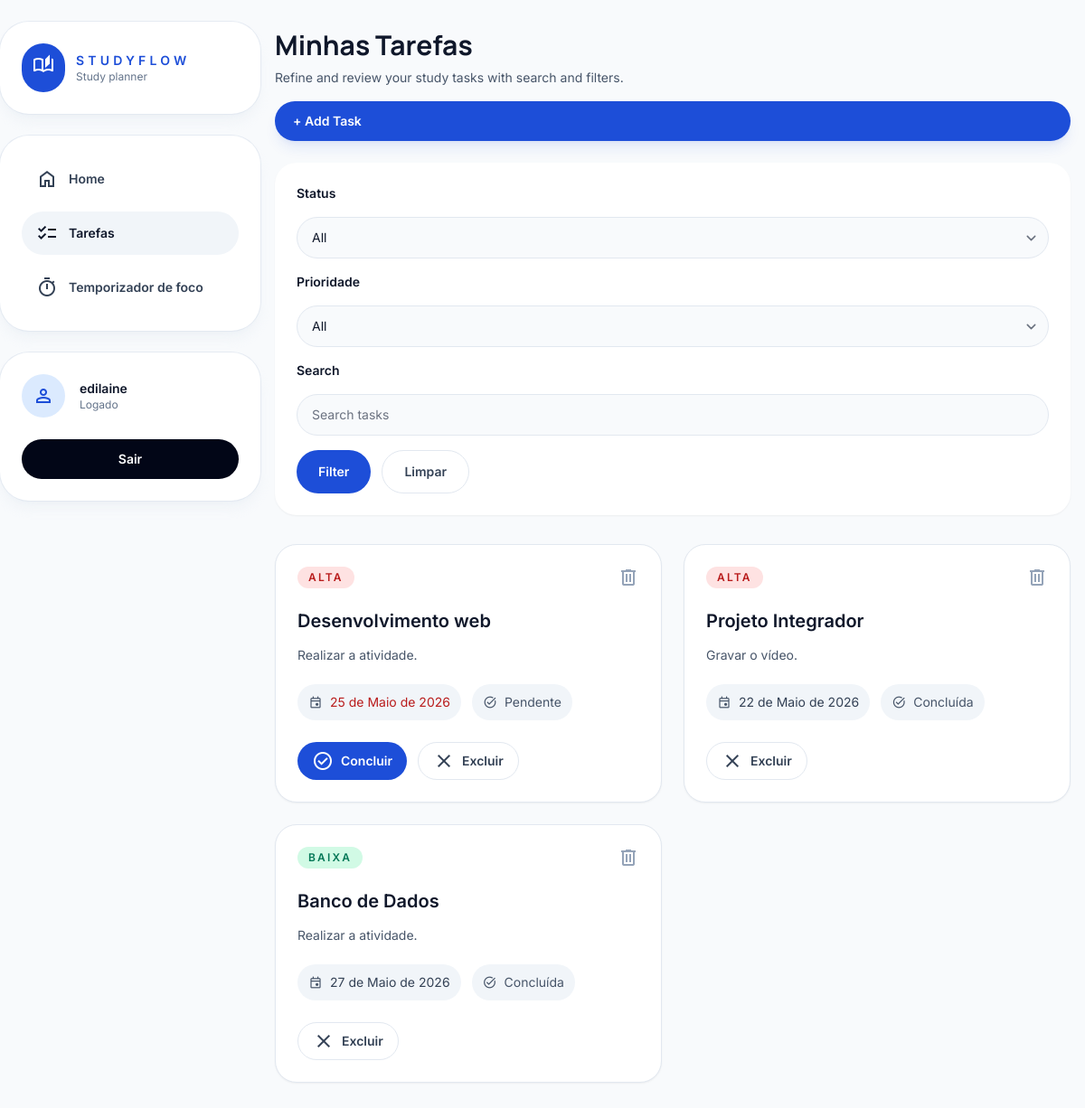
Page /tasks/ (signed in) on the committed database.
### tasks/models.py (models this page shows, shortened)
class Task(models.Model):
    PRIORITY_CHOICES = [
        ('L', _('Low')),
        ('M', _('Medium')),
        ('H', _('High')),
    ]
    id = models.AutoField(primary_key=True)
    user = models.ForeignKey(User, on_delete=models.CASCADE, verbose_name=_('User'))
    title = models.CharField(max_length=100, verbose_name=_('Title'))
    description = models.TextField(blank=True, verbose_name=_('Description'))
    due_date = models.DateField(verbose_name=_('Due Date'))
    priority = models.CharField(max_length=1, choices=PRIORITY_CHOICES, verbose_name=_('Priority'))
    completed = models.BooleanField(default=False, verbose_name=_('Completed'))
    class Meta:
        verbose_name = _('Task')
        verbose_name_plural = _('Tasks')

### tasks/views.py (the view)
# urls.py: path('tasks/', views.task_list, name='task_list'),
@login_required
def task_list(request):
    status = request.GET.get('status', 'all')
    priority = request.GET.get('priority', 'all')
    search = request.GET.get('search', '').strip()
    tasks = Task.objects.filter(user=request.user)
    if status == 'completed':
        tasks = tasks.filter(completed=True)
    elif status == 'pending':
        tasks = tasks.filter(completed=False)
    if priority in ['H', 'M', 'L']:
        tasks = tasks.filter(priority=priority)
    if search:
        tasks = tasks.filter(title__icontains=search) | tasks.filter(description__icontains=search)
    tasks = tasks.order_by('completed', 'due_date')
    return render(request, 'list.html', {
        'tasks': tasks,
        'status': status,
        'priority': priority,
        'search': search,
        'today': date.today(),
    })

### tasks/list.html (shortened to what this page needs)
{% extends 'base.html' %}
{% load i18n %}
{% block content %}
<div class="mb-6 flex flex-col gap-4 xl:flex-row xl:items-end xl:justify-between">
    <div>
        <h2 class="text-3xl font-headline font-bold text-slate-900">{% trans "My Tasks" %}</h2>
        <p class="mt-2 text-sm text-slate-600">{% trans "Refine and review your study tasks with search and filters." %}</p>
    </div>
    <a href="/new/" class="inline-flex items-center gap-2 rounded-full bg-blue-700 px-5 py-3 text-sm font-semibold text-white shadow-lg shadow-blue-700/10 hover:bg-blue-800">+ {% trans "Add Task" %}</a>
</div>
<div class="mb-8 rounded-3xl bg-white p-6 shadow-sm">
    <form method="get" class="grid gap-4 xl:grid-cols-[1.2fr_1fr_1fr_auto]">
        <label class="block text-sm text-slate-600">
            <span class="mb-2 block font-semibold text-slate-900">{% trans "Status" %}</span>
            <select name="status" class="mt-2 w-full rounded-3xl border border-slate-200 bg-slate-50 px-4 py-3 text-sm text-slate-900 outline-none focus:border-blue-500 focus:ring-2 focus:ring-blue-100">
                <option value="all" {% if status == 'all' %}selected{% endif %}>{% trans "All" %}</option>
            </select>
        </label>
        <label class="block text-sm text-slate-600">
            <span class="mb-2 block font-semibold text-slate-900">{% trans "Priority" %}</span>
            <select name="priority" class="mt-2 w-full rounded-3xl border border-slate-200 bg-slate-50 px-4 py-3 text-sm text-slate-900 outline-none focus:border-blue-500 focus:ring-2 focus:ring-blue-100">
                <option value="all" {% if priority == 'all' %}selected{% endif %}>{% trans "All" %}</option>
            </select>
        </label>
        <label class="block text-sm text-slate-600">
            <span class="mb-2 block font-semibold text-slate-900">{% trans "Search" %}</span>
            <input name="search" value="{{ search }}" placeholder="{% trans "Search tasks" %}" class="mt-2 w-full rounded-3xl border border-slate-200 bg-slate-50 px-4 py-3 text-sm text-slate-900 outline-none focus:border-blue-500 focus:ring-2 focus:ring-blue-100" />
        </label>
        <div class="flex items-end gap-3">
            <button type="submit" class="inline-flex h-12 items-center justify-center rounded-3xl bg-blue-700 px-6 text-sm font-semibold text-white hover:bg-blue-800">{% trans "Filter" %}</button>
            <a href="/tasks/" class="inline-flex h-12 items-center justify-center rounded-3xl border border-slate-200 bg-white px-6 text-sm font-semibold text-slate-700 hover:bg-slate-50">{% trans "Clear" %}</a>
        </div>
    </form>
</div>
{% if tasks %}
<div class="grid gap-6 md:grid-cols-2 xl:grid-cols-3">
    {% for task in tasks %}
    <article class="rounded-3xl border border-slate-200 bg-white p-6 shadow-sm transition hover:-translate-y-1 hover:shadow-md">
        <div class="flex items-start justify-between gap-4">
            <span class="rounded-full px-3 py-1 text-xs font-semibold uppercase tracking-[0.18em] {% if task.priority == 'H' %}bg-red-100 text-red-700{% elif task.priority == 'M' %}bg-amber-100 text-amber-700{% else %}bg-emerald-100 text-emerald-700{% endif %}">
                {% if task.priority == 'H' %}{% trans "High" %}{% elif task.priority == 'M' %}{% trans "Medium" %}{% else %}{% trans "Low" %}{% endif %}
            </span>
            <a href="/delete/{{ task.id }}/" class="text-slate-400 transition hover:text-red-600" aria-label="{% trans "Delete task" %}">
                <span class="material-symbols-outlined">delete</span>
            </a>
        </div>
        <h3 class="mt-4 text-xl font-semibold text-slate-900">{{ task.title }}</h3>
        {% if task.description %}
        <p class="mt-3 text-sm leading-6 text-slate-600">{{ task.description }}</p>
        {% endif %}
        <div class="mt-5 flex flex-wrap items-center gap-3 text-sm text-slate-600">
            <span class="inline-flex items-center gap-2 rounded-full bg-slate-100 px-3 py-2">
                <span class="material-symbols-outlined text-base">event</span>
                <span class="{% if task.due_date <= today and not task.completed %}text-red-700{% else %}text-slate-700{% endif %}">{{ task.due_date }}</span>
            </span>
            <span class="inline-flex items-center gap-2 rounded-full bg-slate-100 px-3 py-2">
                <span class="material-symbols-outlined text-base">task_alt</span>
                {% if task.completed %}{% trans "Completed" %}{% else %}{% trans "Pending" %}{% endif %}
            </span>
        </div>
        <div class="mt-6 flex flex-wrap gap-3">
            {% if not task.completed %}
            <a href="/complete/{{ task.id }}/" class="inline-flex items-center gap-2 rounded-full bg-blue-700 px-4 py-2 text-sm font-semibold text-white hover:bg-blue-800">
                <span class="material-symbols-outlined">check_circle</span>
                {% trans "Complete" %}
            </a>
            {% endif %}
            <a href="/delete/{{ task.id }}/" class="inline-flex items-center gap-2 rounded-full border border-slate-200 bg-white px-4 py-2 text-sm font-semibold text-slate-700 hover:bg-slate-50">
                <span class="material-symbols-outlined">close</span>
                {% trans "Delete" %}
            </a>
        </div>
    </article>
    {% endfor %}
</div>
{% endif %}
{% endblock %}

### tasks/base.html (shortened to what this page needs)
{% load i18n %}
<!DOCTYPE html>
<html lang="pt-br">
<head>
    <script src="https://cdn.tailwindcss.com?plugins=forms,typography"></script>
</head>
<body class="min-h-screen bg-slate-50 text-slate-900">
    <div class="lg:flex lg:items-start">
        {% block sidebar %}
        <aside class="hidden lg:block lg:w-72 lg:flex-shrink-0 lg:pt-6">
            <div class="sticky top-6 space-y-6">
                <div class="rounded-[2rem] bg-white p-6 shadow-lg shadow-slate-200/40 ring-1 ring-slate-200/80">
                    <div class="flex items-center gap-3">
                        <div class="rounded-3xl bg-blue-700 p-3 text-white shadow-blue-700/20">
                            <span class="material-symbols-outlined">auto_stories</span>
                        </div>
                        <div>
                            <p class="text-sm font-semibold uppercase tracking-[0.3em] text-blue-700">StudyFlow</p>
                            <p class="text-xs text-slate-500">{% trans "Study planner" %}</p>
                        </div>
                    </div>
                </div>
                <nav class="space-y-3 rounded-[2rem] bg-white p-6 shadow-lg shadow-slate-200/40 ring-1 ring-slate-200/80">
                    <a href="/" class="flex items-center gap-3 rounded-3xl px-4 py-3 text-sm font-semibold text-slate-700 transition hover:bg-slate-100 {% if request.path == '/' %}bg-slate-100 text-slate-900{% endif %}">
                        <span class="material-symbols-outlined">home</span>
                        {% trans "Home" %}
                    </a>
                    {% if request.user.is_authenticated %}
                    <a href="/tasks/" class="flex items-center gap-3 rounded-3xl px-4 py-3 text-sm font-semibold text-slate-700 transition hover:bg-slate-100 {% if request.path == '/tasks/' %}bg-slate-100 text-slate-900{% endif %}">
                        <span class="material-symbols-outlined">checklist</span>
                        {% trans "Tasks" %}
                    </a>
                    <a href="/timer/" class="flex items-center gap-3 rounded-3xl px-4 py-3 text-sm font-semibold text-slate-700 transition hover:bg-slate-100 {% if request.path == '/timer/' %}bg-slate-100 text-slate-900{% endif %}">
                        <span class="material-symbols-outlined">timer</span>
                        {% trans "Focus timer" %}
                    </a>
                    {% endif %}
                </nav>
                <div class="rounded-[2rem] bg-white p-6 shadow-lg shadow-slate-200/40 ring-1 ring-slate-200/80">
                    {% if request.user.is_authenticated %}
                    <div class="flex items-center gap-4">
                        <div class="flex h-12 w-12 items-center justify-center rounded-3xl bg-blue-100 text-blue-700">
                            <span class="material-symbols-outlined">person</span>
                        </div>
                        <div>
                            <p class="text-sm font-semibold text-slate-900">{{ request.user.username }}</p>
                            <p class="text-xs text-slate-500">{% trans "Logged in" %}</p>
                        </div>
                    </div>
                    <a href="/logout/" class="mt-6 inline-flex w-full items-center justify-center rounded-full bg-slate-950 px-4 py-3 text-sm font-semibold text-white hover:bg-slate-900">{% trans "Sign out" %}</a>
                    {% else %}
                    <p class="text-sm text-slate-600">{% trans "Sign in to access your study tasks and progress." %}</p>
                    <a href="/login/" class="mt-6 inline-flex w-full items-center justify-center rounded-full bg-blue-700 px-4 py-3 text-sm font-semibold text-white hover:bg-blue-800">{% trans "Login" %}</a>
                    {% endif %}
                </div>
            </div>
        </aside>
        {% endblock %}
        <main class="w-full px-4 py-8 lg:flex-1 {% block main_class %}{% endblock %}">
            {% block content %}{% endblock %}
        </main>
    </div>
</body>
</html>

### tasks/base.html (style rules this page uses)
body { font-family: 'Inter', sans-serif; }
.font-headline { font-family: 'Manrope', sans-serif; }

### rows in the picture
Task: title "Desenvolvimento web", description "Realizar a atividade.", due_date "25 de Maio de 2026"
Task: title "Projeto Integrador", description "Gravar o vídeo.", due_date "22 de Maio de 2026"
Task: title "Banco de Dados", description "Realizar a atividade.", due_date "27 de Maio de 2026"

### other values in the picture
{{ request.user.username }} "edilaine"
